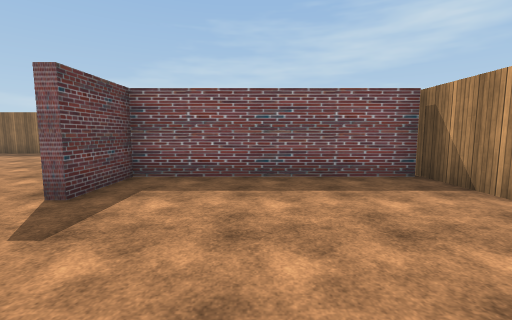
[1] (above)

17 first-person views from a walk through a Unity game level. The camera is 1.5 m above the floor, tilts 6° down and sees 90° across. The floor is counted in squares, 2 m on a side. Each view is taken from the middle of a square. On the plan, view 1 faces up. The plan holds only what a view shows up to about 9 squares ahead; the rest is blank. Some animated figures are left out. Some surface patterns are stand-ins.

[2]
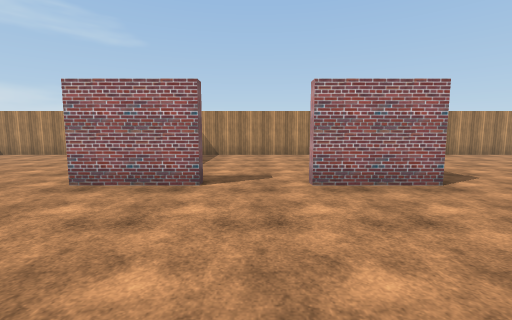

[3]
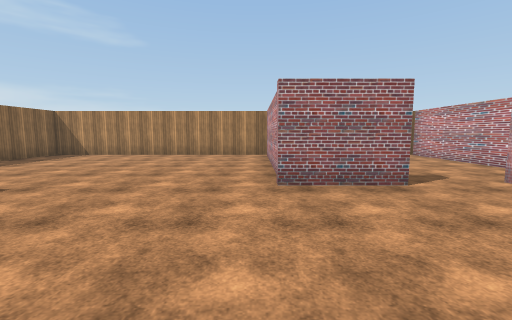

[4]
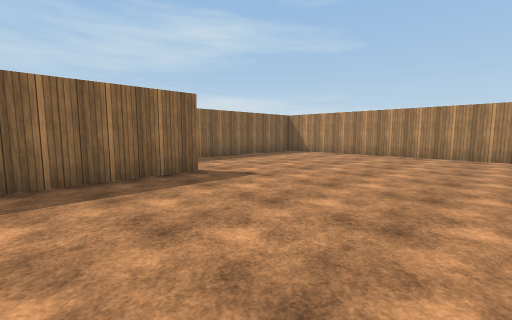

[5]
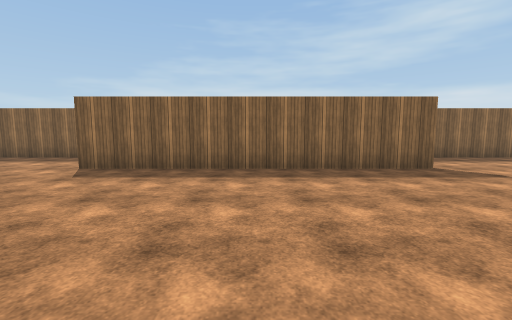

[6]
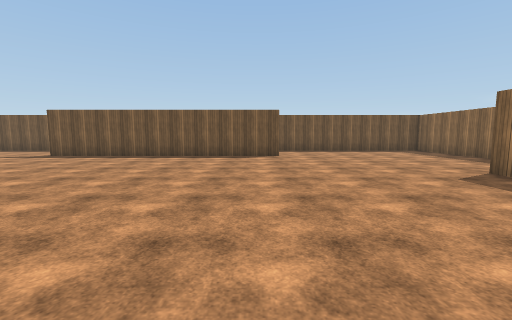

[7]
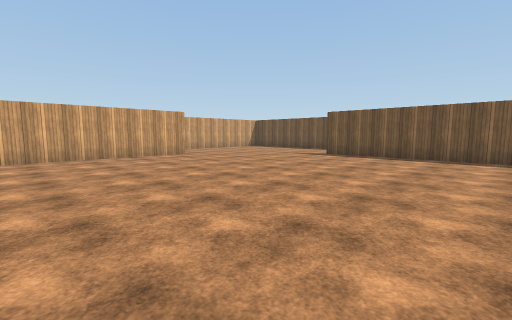

[8]
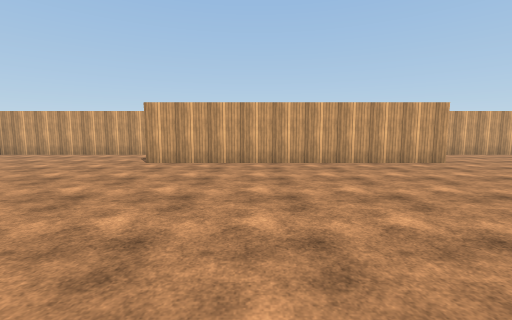

[9]
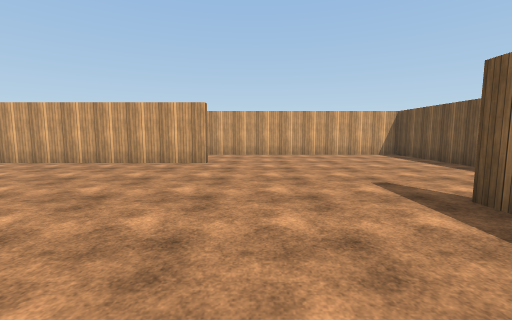

[10]
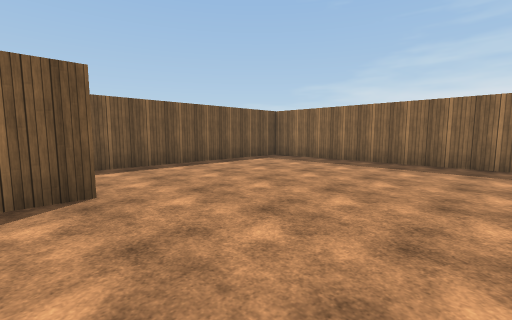

[11]
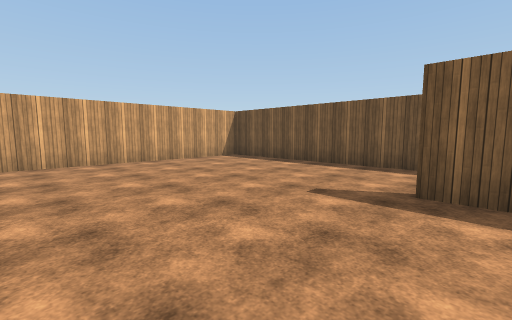

[12]
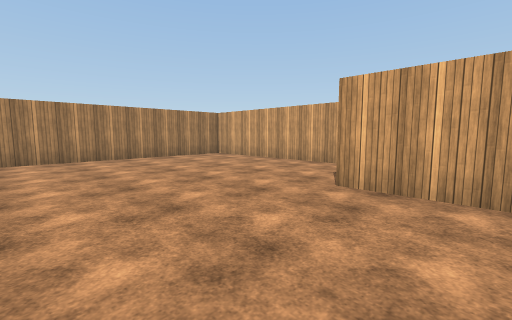

[13]
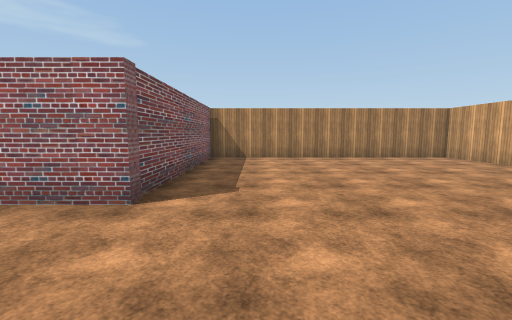

[14]
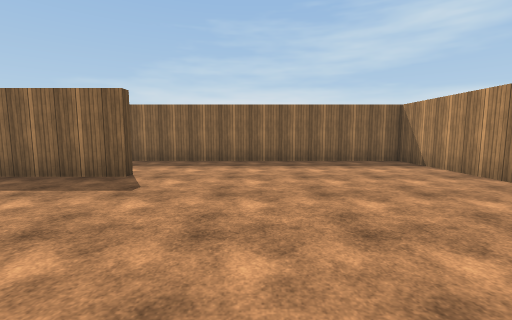

[15]
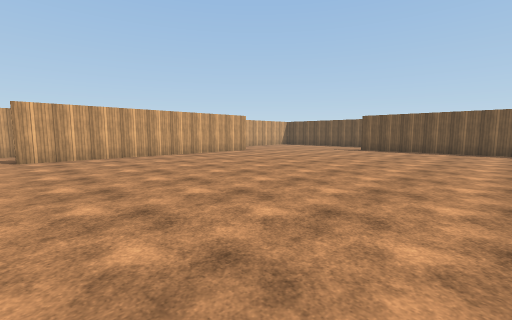

[16]
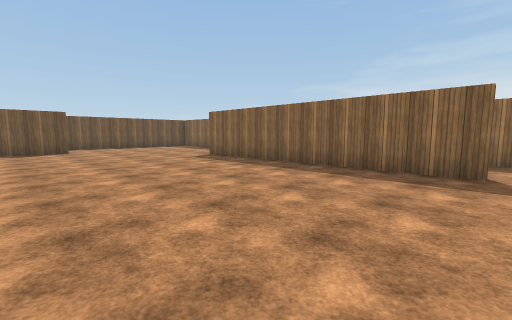

[17]
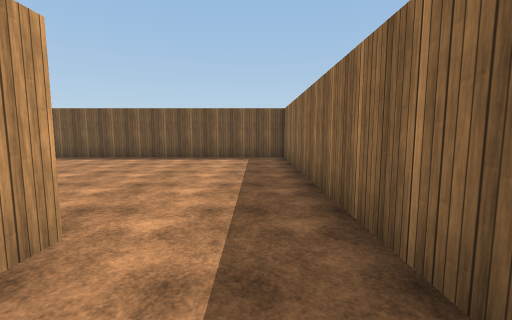

### Floor plan
Key: @ floor where view 1 was taken; # wall or solid block; . floor.
Columns run from 17 left of view 1 to 3 right of it. Each row starts with its distance up from view 1.
 12 ########     ########
 11 #........    .......#
 10 #.......      ......#
  9 #......#######......#
  8 #...................#
  7 #...................#
  6 #...................#
  5 #  #................#
  4    #...........######
  3    #...........#....#
  2    #................#
  1    #...........#....#
  0    #...........#.@..#
 -1    #...........######
 -2 #...................#
 -3 #...................#
 -4 #...................#
 -5 #...................#
 -6 #......#######......#
 -7 #......       ......#
 -8 ########      #######

Where each view was taken, in squares from view 1:
view 1: 0 up, 0 right, facing up
view 2: 2 up, 6 left, facing right
view 3: 5 up, 6 left, facing right
view 4: 5 up, 6 left, facing up-right
view 5: 4 up, 7 left, facing up
view 6: 5 up, 6 left, facing left
view 7: 3 up, 6 left, facing down-left
view 8: 1 up, 6 left, facing down
view 9: 1 up, 12 left, facing down
view 10: 5 up, 11 left, facing up-left
view 11: 1 down, 11 left, facing down-left
view 12: 2 down, 5 left, facing down-right
view 13: 2 down, 5 left, facing right
view 14: 5 up, 1 left, facing up
view 15: 3 up, 3 left, facing down-left
view 16: 4 up, 3 left, facing up-left
view 17: 11 up, 9 left, facing left
